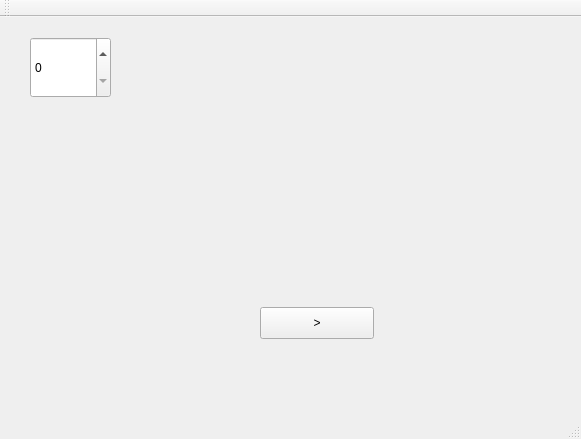
<?xml version="1.0" encoding="UTF-8"?>
<ui version="4.0">
 <class>MainWindow</class>
 <widget class="QMainWindow" name="MainWindow">
  <property name="geometry">
   <rect>
    <x>0</x>
    <y>0</y>
    <width>581</width>
    <height>439</height>
   </rect>
  </property>
  <property name="windowTitle">
   <string>MainWindow</string>
  </property>
  <widget class="QWidget" name="centralWidget">
   <widget class="QPushButton" name="pushButton">
    <property name="geometry">
     <rect>
      <x>260</x>
      <y>290</y>
      <width>114</width>
      <height>32</height>
     </rect>
    </property>
    <property name="text">
     <string>&gt;</string>
    </property>
   </widget>
   <widget class="QSpinBox" name="spinBox">
    <property name="geometry">
     <rect>
      <x>30</x>
      <y>20</y>
      <width>81</width>
      <height>61</height>
     </rect>
    </property>
   </widget>
  </widget>
  <widget class="QMenuBar" name="menuBar">
   <property name="geometry">
    <rect>
     <x>0</x>
     <y>0</y>
     <width>581</width>
     <height>22</height>
    </rect>
   </property>
  </widget>
  <widget class="QToolBar" name="mainToolBar">
   <attribute name="toolBarArea">
    <enum>TopToolBarArea</enum>
   </attribute>
   <attribute name="toolBarBreak">
    <bool>false</bool>
   </attribute>
  </widget>
  <widget class="QStatusBar" name="statusBar"/>
 </widget>
 <layoutdefault spacing="6" margin="11"/>
 <resources/>
 <connections/>
</ui>
